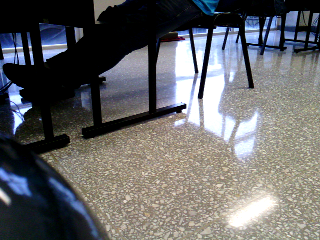
#> input picture NAO-MED/data/calibracion_verificacion.png, 320 x 240 px
$ python -i calibracion_plano.py   (imports and definitions only)
#> lines starting #> are read from the running program, lines starting #| are printed output that depends on the picture; after the words box and inside, x2 and y2 are one past the last pixel; in counts of white or black regions, pixels touching at a corner belong together
#> further down, picture is the input picture: shape (240, 320, 3); mean B, G, R 103.4, 101.9, 101.7
# -*- coding: utf-8 -*-
"""
Calibracion del plano por homografia para el NAO real.

La homografia es una transformada de perspectiva que traduce un pixel de
la imagen de la camara inferior a una posicion DENTRO DE UN PLANO: la
superficie donde esta el cubo (mesa o suelo). Devuelve la distancia al
frente y el desplazamiento lateral, en metros, medidos desde la base del
robot. Se calibra con 4 puntos del plano de distancia conocida: se anotan
los pixeles donde aparecen en la imagen y las coordenadas reales.

Hay que calibrar sobre la superficie donde estara el cubo: si el cubo
esta sobre una mesa, los 4 puntos deben estar sobre esa mesa; si esta en
el suelo, sobre el suelo.

La matriz se guarda en un archivo JSON (data/calibracion_plano.json) para
no tener que recalibrar cada vez que se ejecuta el programa.

La calibracion vale solo para una inclinacion fija de la cabeza
(HeadPitch = INCLINACION_CALIBRACION): al mover la cabeza cambia la
perspectiva y la correspondencia pixel-plano deja de ser valida.

Requiere OpenCV y numpy. Si no estan, las funciones retornan None sin
romper el flujo.
"""
import os
import json
import sys
import time

try:
    from naoqi import ALProxy
except ImportError:
    from naoqi_mock import ALProxy

try:
    import cv2
    import numpy as np
    OPENCV_DISPONIBLE = True
except ImportError:
    OPENCV_DISPONIBLE = False

RUTA_CALIBRACION = os.path.normpath(os.path.join(
    os.path.dirname(os.path.abspath(__file__)), "..", "data", "calibracion_plano.json"
))

# Inclinacion de la cabeza (radianes, HeadPitch) con la que se calibra.
# Debe coincidir con INCLINACION_ACERCAMIENTO de agarre_cubo.py.
INCLINACION_CALIBRACION = 0.4

# Camara inferior del NAO (ALVideoDevice): camara 1, QVGA, BGR, 10 FPS.
CAMARA_INFERIOR = 1
RESOLUCION_QVGA = 1
ESPACIO_BGR = 13
FPS_CAMARA = 10

# IP y puerto por defecto del NAO (los mismos que usa robot_connector).
try:
    from robot_connector import NAO_IP as IP_DEFECTO, NAO_PORT as PUERTO_DEFECTO
except Exception:
    IP_DEFECTO = " 192.168.1.140"
    PUERTO_DEFECTO = 9559


# [131 lines left out: functions calcular_homografia, pixel_a_plano, guardar_calibracion, cargar_calibracion, calibrar_desde_consola, _tomar_foto and 1 more, not called in this run]


def _ubicar_cubo_en_imagen(imagen):
    """(x, y) relativos (0..1) del cubo en la imagen, o None si no lo ve."""
    hsv = cv2.cvtColor(imagen, cv2.COLOR_BGR2HSV)
#> hsv: shape (240, 320, 3); mean H, S, V 52.1, 60.3, 113.1
    claro = ((hsv[:, :, 1] < 60) & (hsv[:, :, 2] > 130)).astype(np.uint8)
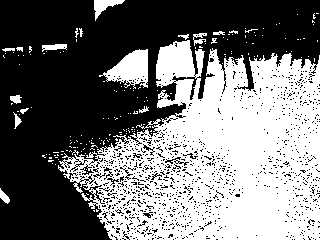
#> claro: shape (240, 320); values 0 (black) and 1 (white), 45.5% white; 170 white regions (154 under 20 px), largest, box (x1, y1, x2, y2) and area: (58, 40, 320, 240) 32549, (99, 49, 148, 89) 1063, (94, 0, 125, 21) 259
    oscuro = hsv[:, :, 2] < 70
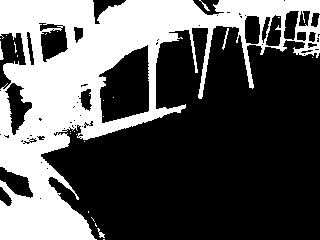
#> oscuro: shape (240, 320) bool; 35.2% white; 26 white regions (21 under 20 px), largest, box (x1, y1, x2, y2) and area: (0, 0, 320, 240) 26851, (222, 28, 229, 50) 44, (0, 41, 4, 60) 39, (97, 228, 105, 238) 32, (199, 0, 210, 11) 27
    claro = cv2.morphologyEx(claro, cv2.MORPH_CLOSE, np.ones((5, 5), np.uint8))
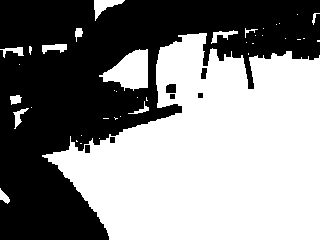
#> claro: shape (240, 320); values 0 (black) and 1 (white), 53% white; 7 black regions, largest, box (x1, y1, x2, y2) and area: (0, 0, 320, 240) 35830, (166, 84, 176, 93) 86, (201, 68, 207, 79) 55
    n, _, stats, _ = cv2.connectedComponentsWithStats(claro)
#> n = 41; stats = 41 rows, first 6: [0, 0, 320, 240, 36091], [94, 0, 31, 21, 265], [312, 13, 8, 12, 33], [297, 14, 1, 1, 1], [279, 23, 1, 1, 1], [276, 24, 1, 1, 1]
    h, w = imagen.shape[:2]
#> h = 240; w = 320
    mejor = None
    for i in range(1, n):
        x, y, bw, bh, area = stats[i]
        if area < 30 or bw > w * 0.5 or bh > h * 0.5 or not 0.6 < bw / float(bh) < 1.6:
            continue
        if (y + bh / 2.0) / h > 0.8 or area / float(bw * bh) < 0.5:
            continue
        if not 0.04 <= oscuro[y:y + bh, x:x + bw].mean() <= 0.5:
            continue
        if mejor is None or area > mejor[0]:
            mejor = (area, (x + bw / 2.0) / w, (y + bh / 2.0) / h)
#> this loop made 40 passes
#> (x, y, bw, bh, area, mejor) on pass 22: (99, 49, 49, 42, 1233, (1233, 0.386, 0.292))
#> (x, y, bw, bh, area) on passes 1, 2, 6, 7, 9, 10: (94, 0, 31, 21, 265), (312, 13, 8, 12, 33), (75, 28, 8, 14, 68), (245, 28, 13, 10, 34), (211, 30, 27, 14, 139), (42, 33, 278, 207, 38233)
    if not mejor:
        return None
    return mejor[1], mejor[2]


# [44 lines left out: functions verificar_calibracion, _parsear_argumentos, not called in this run]


# [8 lines not run here, left out]

>>> import cv2
>>> picture = cv2.imread('../data/calibracion_verificacion.png')
>>> result = _ubicar_cubo_en_imagen(picture)
#> result = (0.386, 0.292)
